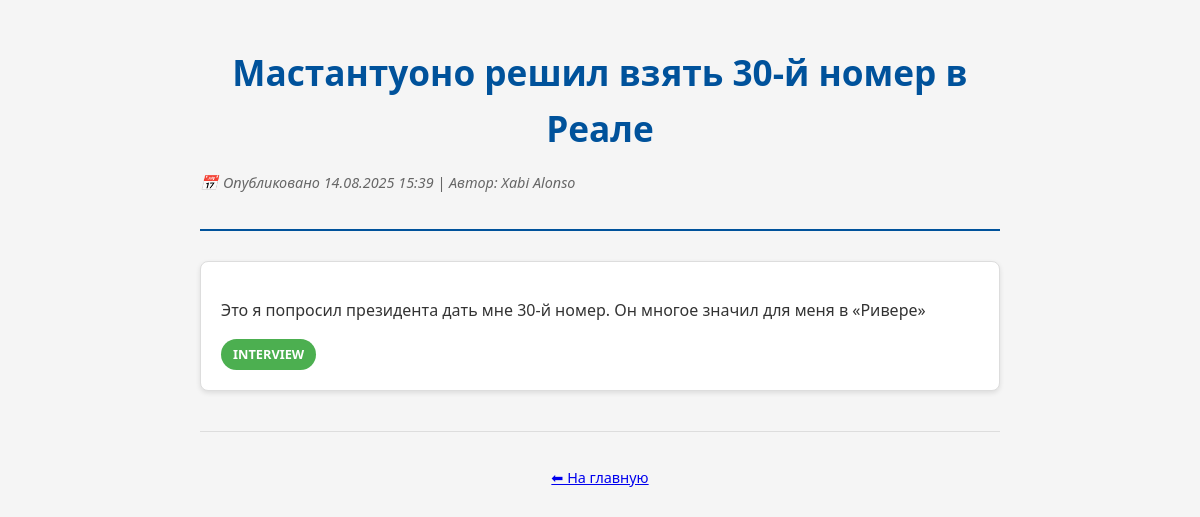
Before: /posts/6 with the older database file.
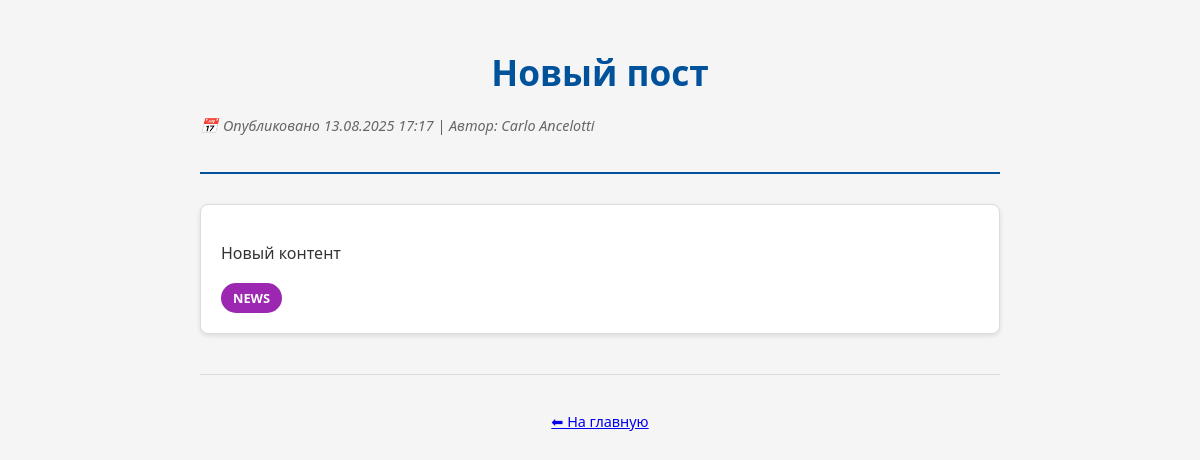
After: the same page with the newer database file.
### models/post.py (models this page shows)
class Post(Base):
    __tablename__ = 'posts'
    id = Column(Integer, primary_key=True, autoincrement=True)
    title = Column(String, nullable=False, unique=True)
    content = Column(Text, nullable=False)
    datetime = Column(DateTime, nullable=False)
    user_id = Column(Integer, ForeignKey('users.id'), nullable=False)
    user = relationship('User', back_populates='posts')
    tags = relationship('Tag', secondary=post_tags, back_populates='posts')

### models/user.py (models this page shows)
class User(Base):
    __tablename__ = 'users'
    id = Column(Integer, primary_key=True)
    name = Column(String, nullable=False)
    posts = relationship('Post', back_populates='user')

### models/tag.py (models this page shows)
class Tag(Base):
    __tablename__ = 'tags'
    id = Column(Integer, primary_key=True)
    name = Column(String, nullable=False, unique=True)
    posts = relationship('Post', secondary=post_tags, back_populates='tags')

### routers/post_router.py (the view)
@router.get("/{post_id}", response_class=HTMLResponse)
def view_post(post_id: int, request: Request, db: Session = Depends(get_db)):
    post = get_post(db, post_id)
    if not post:
        return RedirectResponse("/")
    return templates.TemplateResponse("post_detail.html", {"request": request, "post": post})

### templates/post_detail.html (shortened to what this page needs)
<!DOCTYPE html>
<html lang="ru">
<head>
    <link rel="stylesheet" href="{{ url_for('static', path='css/style-main.css') }}">
</head>
<body>
<header class="site-header">
    <h1>{{ post.title }}</h1>
    <p class="post-meta">
        Опубликовано {{ post.datetime.strftime('%d.%m.%Y %H:%M') }} | Автор: {{ post.user.name }}
    </p>
</header>
<main class="content">
    <article class="post">
        <div class="post-content">
            <p>{{ post.content }}</p>
        </div>
        {% if post.tags %}
        <div class="tags">
            {% for tag in post.tags %}
                <span class="tag tag-{{ tag.name|lower }}">{{ tag.name }}</span>
            {% endfor %}
        </div>
        {% endif %}
    </article>
</main>
<footer class="site-footer">
    <p><a href="/">⬅ На главную</a></p>
</footer>
</body>
</html>

Changed rows visible on the page:
no longer on this page (row edited): User: user.name "Xabi Alonso"
no longer on this page (row unchanged): Tag: name "INTERVIEW"
changed Post: title "Мастантуоно решил взять 30-й номер в Реале" → "Новый пост"; content "Это я попросил президента дать мне 30-й номер. Он многое значил для меня в «Ривере»" → "Новый контент"
now on this page (row unchanged): User: user.name "Carlo Ancelotti"
now on this page (row unchanged): Tag: name "NEWS"
Other visible differences:
{{ post.datetime.strftime('%d.%m.%Y %H:%M') }}: "14.08.2025 15:39" → "13.08.2025 17:17"
